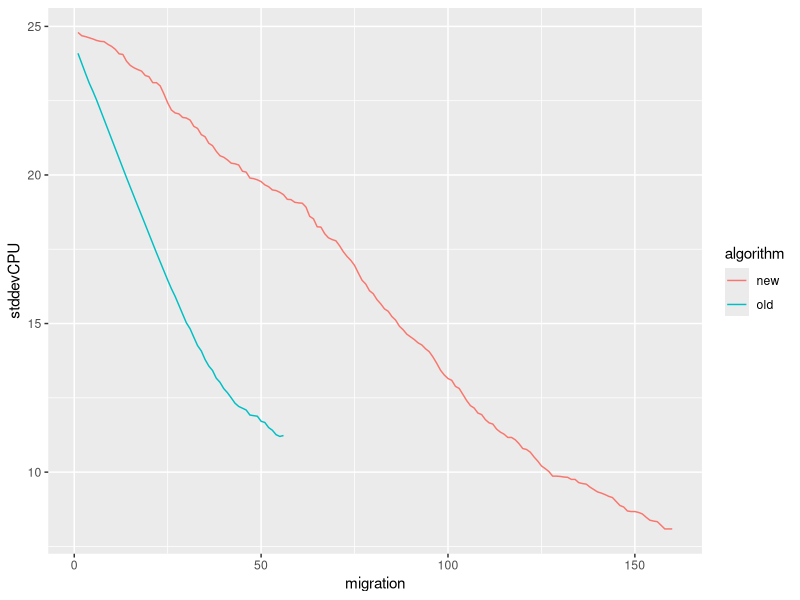

Reproduce this figure in R.
library(tidyverse)

migrationsSingle = read.csv('migrations-single.csv')
migrationsMultiple = read.csv('migrations-multiple.csv')

migrationsSingle %>% mutate(migration = row_number(), algorithm = "old") -> migrationsSingle
migrationsMultiple %>% mutate(migration = row_number(), algorithm = "new") -> migrationsMultiple

# View(migrationsSingle)
# view(migrationsMultiple)

migrationsMultiple %>% rbind(migrationsSingle) %>% 
  ggplot() +
  geom_line(aes(x=migration, y=stddevCPU, group=algorithm, color=algorithm))